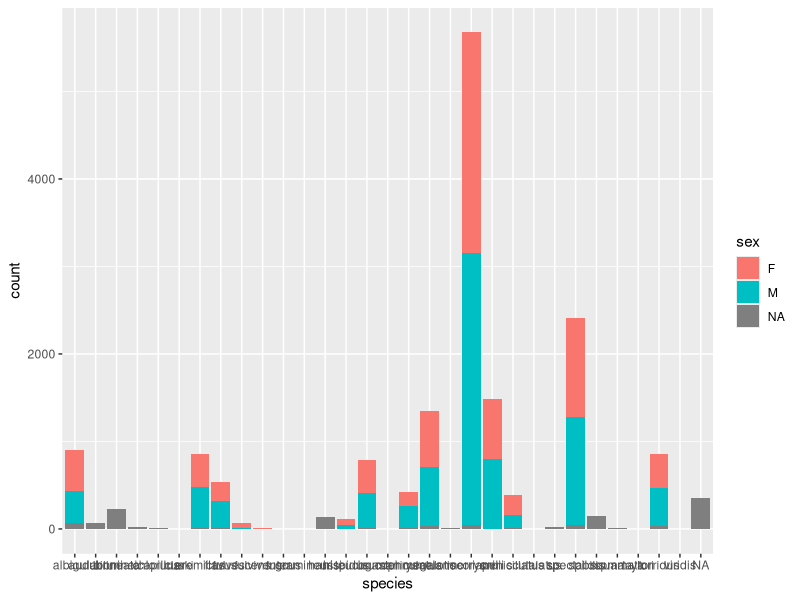
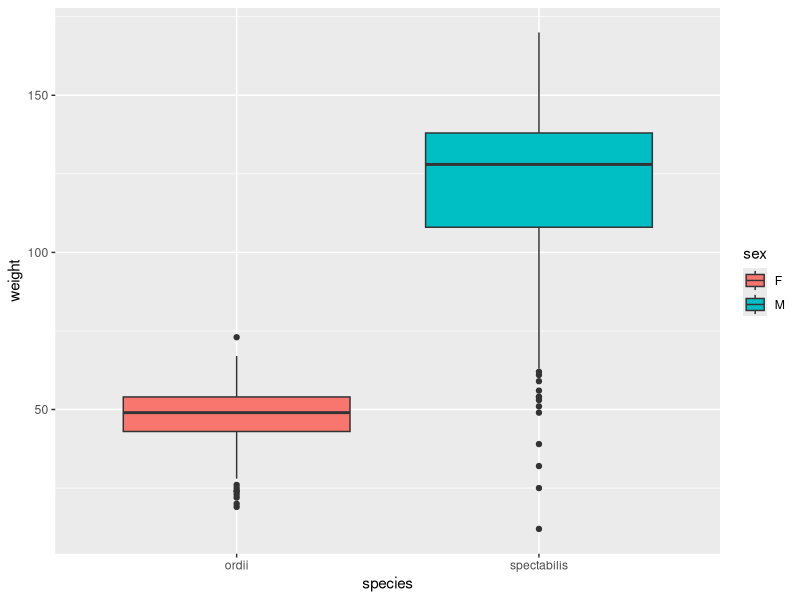

These figures' R source, in order: (Note: this script raises an error after producing the figures.)
# Minimal reproducible example script
# Loading the tidyverse package
library(tidyverse)
# Uploading the dataset that is currently saved in the project's data folder
surveys <- read_csv("data/surveys_complete_77_89.csv")

# Take a look at the data
glimpse(surveys)

# or you can use
str(surveys)

table(surveys$taxa)

# Barplot of rodent species by sex
ggplot(surveys, aes(x = species, fill = sex)) +
  geom_bar()

# Filter to focal species and known sex
rodents_subset <- surveys %>%
  filter(species == c("ordii", "spectabilis"),
         sex == c("F", "M"))

# Add common names
# common_names <- data.frame(species = unique(rodents_subset$species), common_name = c("Ord's", "Banner-tailed"))
# common_names

# Try again, re-ordering the common names
common_names <- data.frame(species = sort(unique(rodents_subset$species)), common_name = c("Ord's", "Banner-Tailed"))
rodents_subset <- left_join(rodents_subset, common_names, by = "species")

# Explore k-rat weights
weight_model <- lm(weight ~ species + sex, data = rodents_subset)
summary(weight_model)

# Weight by species and sex
rodents_subset %>%
  ggplot(aes(y = weight, x = species, fill = sex)) +
  geom_boxplot()

# Subsetted dataset
table(rodents_subset$sex, rodents_subset$species)

# Original dataset
table(rodents$sex, rodents$species)  # there are no observations of female spectabilis or male ordii in `rodents_subset`, even though there were in the original dataset.
